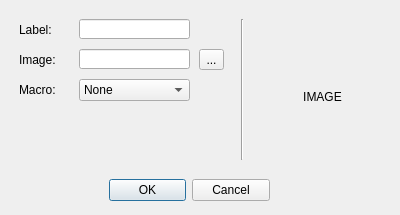
<?xml version="1.0" encoding="UTF-8"?>
<ui version="4.0">
 <class>screenKeyDialog</class>
 <widget class="QDialog" name="screenKeyDialog">
  <property name="geometry">
   <rect>
    <x>0</x>
    <y>0</y>
    <width>400</width>
    <height>215</height>
   </rect>
  </property>
  <property name="sizePolicy">
   <sizepolicy hsizetype="Fixed" vsizetype="Fixed">
    <horstretch>0</horstretch>
    <verstretch>0</verstretch>
   </sizepolicy>
  </property>
  <property name="minimumSize">
   <size>
    <width>400</width>
    <height>215</height>
   </size>
  </property>
  <property name="maximumSize">
   <size>
    <width>400</width>
    <height>215</height>
   </size>
  </property>
  <property name="windowTitle">
   <string>On-Screen Key</string>
  </property>
  <property name="windowIcon">
   <iconset>
    <normaloff>slate_windowicon.png</normaloff>slate_windowicon.png</iconset>
  </property>
  <widget class="QWidget" name="verticalLayoutWidget">
   <property name="geometry">
    <rect>
     <x>-1</x>
     <y>-1</y>
     <width>401</width>
     <height>221</height>
    </rect>
   </property>
   <layout class="QVBoxLayout" name="verticalLayout">
    <item>
     <widget class="QWidget" name="widget" native="true">
      <widget class="QDialogButtonBox" name="buttonBox">
       <property name="geometry">
        <rect>
         <x>110</x>
         <y>171</y>
         <width>161</width>
         <height>41</height>
        </rect>
       </property>
       <property name="orientation">
        <enum>Qt::Horizontal</enum>
       </property>
       <property name="standardButtons">
        <set>QDialogButtonBox::Cancel|QDialogButtonBox::Ok</set>
       </property>
      </widget>
      <widget class="QLabel" name="screenkey_name_label">
       <property name="geometry">
        <rect>
         <x>20</x>
         <y>20</y>
         <width>51</width>
         <height>21</height>
        </rect>
       </property>
       <property name="text">
        <string>Label:</string>
       </property>
      </widget>
      <widget class="QLineEdit" name="screenkey_name">
       <property name="geometry">
        <rect>
         <x>80</x>
         <y>20</y>
         <width>111</width>
         <height>20</height>
        </rect>
       </property>
      </widget>
      <widget class="QLabel" name="screenkey_macro_label">
       <property name="geometry">
        <rect>
         <x>20</x>
         <y>80</y>
         <width>51</width>
         <height>21</height>
        </rect>
       </property>
       <property name="text">
        <string>Macro:</string>
       </property>
      </widget>
      <widget class="QComboBox" name="screenkey_macro">
       <property name="geometry">
        <rect>
         <x>80</x>
         <y>80</y>
         <width>111</width>
         <height>22</height>
        </rect>
       </property>
       <item>
        <property name="text">
         <string>None</string>
        </property>
       </item>
       <item>
        <property name="text">
         <string>Hotkey</string>
        </property>
       </item>
       <item>
        <property name="text">
         <string>String</string>
        </property>
       </item>
       <item>
        <property name="text">
         <string>Media Control</string>
        </property>
       </item>
       <item>
        <property name="text">
         <string>Window Sizing</string>
        </property>
       </item>
       <item>
        <property name="text">
         <string>Mouse</string>
        </property>
       </item>
      </widget>
      <widget class="QLabel" name="screenkey_image_label">
       <property name="geometry">
        <rect>
         <x>20</x>
         <y>50</y>
         <width>51</width>
         <height>21</height>
        </rect>
       </property>
       <property name="text">
        <string>Image:</string>
       </property>
      </widget>
      <widget class="QLineEdit" name="screnkey_image_path">
       <property name="geometry">
        <rect>
         <x>80</x>
         <y>50</y>
         <width>111</width>
         <height>20</height>
        </rect>
       </property>
      </widget>
      <widget class="QToolButton" name="fileSelect">
       <property name="geometry">
        <rect>
         <x>200</x>
         <y>50</y>
         <width>25</width>
         <height>21</height>
        </rect>
       </property>
       <property name="text">
        <string>...</string>
       </property>
      </widget>
      <widget class="Line" name="line">
       <property name="geometry">
        <rect>
         <x>223</x>
         <y>20</y>
         <width>41</width>
         <height>141</height>
        </rect>
       </property>
       <property name="orientation">
        <enum>Qt::Vertical</enum>
       </property>
      </widget>
      <widget class="QLabel" name="image_preview_label">
       <property name="geometry">
        <rect>
         <x>300</x>
         <y>90</y>
         <width>47</width>
         <height>16</height>
        </rect>
       </property>
       <property name="text">
        <string>&lt;html&gt;&lt;head/&gt;&lt;body&gt;&lt;p align=&quot;center&quot;&gt;IMAGE&lt;/p&gt;&lt;/body&gt;&lt;/html&gt;</string>
       </property>
      </widget>
     </widget>
    </item>
   </layout>
  </widget>
 </widget>
 <resources/>
 <connections>
  <connection>
   <sender>buttonBox</sender>
   <signal>accepted()</signal>
   <receiver>screenKeyDialog</receiver>
   <slot>accept()</slot>
   <hints>
    <hint type="sourcelabel">
     <x>248</x>
     <y>254</y>
    </hint>
    <hint type="destinationlabel">
     <x>157</x>
     <y>274</y>
    </hint>
   </hints>
  </connection>
  <connection>
   <sender>buttonBox</sender>
   <signal>rejected()</signal>
   <receiver>screenKeyDialog</receiver>
   <slot>reject()</slot>
   <hints>
    <hint type="sourcelabel">
     <x>316</x>
     <y>260</y>
    </hint>
    <hint type="destinationlabel">
     <x>286</x>
     <y>274</y>
    </hint>
   </hints>
  </connection>
 </connections>
</ui>
